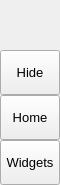
        <widget class="QFrame" name="leftMenuBg">
         <property name="minimumSize">
          <size>
           <width>60</width>
           <height>0</height>
          </size>
         </property>
         <property name="maximumSize">
          <size>
           <width>60</width>
           <height>16777215</height>
          </size>
         </property>
         <property name="frameShape">
          <enum>QFrame::NoFrame</enum>
         </property>
         <property name="frameShadow">
          <enum>QFrame::Raised</enum>
         </property>
         <layout class="QVBoxLayout" name="verticalLayout_3">
          <property name="spacing">
           <number>0</number>
          </property>
          <property name="leftMargin">
           <number>0</number>
          </property>
          <property name="topMargin">
           <number>0</number>
          </property>
          <property name="rightMargin">
           <number>0</number>
          </property>
          <property name="bottomMargin">
           <number>0</number>
          </property>
          <item>
           <widget class="QFrame" name="topLogoInfo">
            <property name="minimumSize">
             <size>
              <width>0</width>
              <height>50</height>
             </size>
            </property>
            <property name="maximumSize">
             <size>
              <width>16777215</width>
              <height>50</height>
             </size>
            </property>
            <property name="frameShape">
             <enum>QFrame::NoFrame</enum>
            </property>
            <property name="frameShadow">
             <enum>QFrame::Raised</enum>
            </property>
            <widget class="QFrame" name="topLogo">
             <property name="geometry">
              <rect>
               <x>10</x>
               <y>5</y>
               <width>42</width>
               <height>42</height>
              </rect>
             </property>
             <property name="minimumSize">
              <size>
               <width>42</width>
               <height>42</height>
              </size>
             </property>
             <property name="maximumSize">
              <size>
               <width>42</width>
               <height>42</height>
              </size>
             </property>
             <property name="frameShape">
              <enum>QFrame::NoFrame</enum>
             </property>
             <property name="frameShadow">
              <enum>QFrame::Raised</enum>
             </property>
            </widget>
            <widget class="QLabel" name="titleLeftApp">
             <property name="geometry">
              <rect>
               <x>70</x>
               <y>8</y>
               <width>160</width>
               <height>20</height>
              </rect>
             </property>
             <property name="font">
              <font>
               <family>Segoe UI Semibold</family>
               <pointsize>12</pointsize>
               <weight>8</weight>
               <italic>false</italic>
               <bold>false</bold>
              </font>
             </property>
             <property name="text">
              <string>PyDracula</string>
             </property>
             <property name="alignment">
              <set>Qt::AlignLeading|Qt::AlignLeft|Qt::AlignTop</set>
             </property>
            </widget>
            <widget class="QLabel" name="titleLeftDescription">
             <property name="geometry">
              <rect>
               <x>70</x>
               <y>27</y>
               <width>160</width>
               <height>16</height>
              </rect>
             </property>
             <property name="maximumSize">
              <size>
               <width>16777215</width>
               <height>16</height>
              </size>
             </property>
             <property name="font">
              <font>
               <family>Segoe UI</family>
               <pointsize>8</pointsize>
               <weight>50</weight>
               <italic>false</italic>
               <bold>false</bold>
              </font>
             </property>
             <property name="text">
              <string>Modern GUI / Flat Style</string>
             </property>
             <property name="alignment">
              <set>Qt::AlignLeading|Qt::AlignLeft|Qt::AlignTop</set>
             </property>
            </widget>
           </widget>
          </item>
          <item>
           <widget class="QFrame" name="leftMenuFrame">
            <property name="frameShape">
             <enum>QFrame::NoFrame</enum>
            </property>
            <property name="frameShadow">
             <enum>QFrame::Raised</enum>
            </property>
            <layout class="QVBoxLayout" name="verticalMenuLayout">
             <property name="spacing">
              <number>0</number>
             </property>
             <property name="leftMargin">
              <number>0</number>
             </property>
             <property name="topMargin">
              <number>0</number>
             </property>
             <property name="rightMargin">
              <number>0</number>
             </property>
             <property name="bottomMargin">
              <number>0</number>
             </property>
             <item>
              <widget class="QFrame" name="toggleBox">
               <property name="maximumSize">
                <size>
                 <width>16777215</width>
                 <height>45</height>
                </size>
               </property>
               <property name="frameShape">
                <enum>QFrame::NoFrame</enum>
               </property>
               <property name="frameShadow">
                <enum>QFrame::Raised</enum>
               </property>
               <layout class="QVBoxLayout" name="verticalLayout_4">
                <property name="spacing">
                 <number>0</number>
                </property>
                <property name="leftMargin">
                 <number>0</number>
                </property>
                <property name="topMargin">
                 <number>0</number>
                </property>
                <property name="rightMargin">
                 <number>0</number>
                </property>
                <property name="bottomMargin">
                 <number>0</number>
                </property>
                <item>
                 <widget class="QPushButton" name="toggleButton">
                  <property name="sizePolicy">
                   <sizepolicy hsizetype="Expanding" vsizetype="Fixed">
                    <horstretch>0</horstretch>
                    <verstretch>0</verstretch>
                   </sizepolicy>
                  </property>
                  <property name="minimumSize">
                   <size>
                    <width>0</width>
                    <height>45</height>
                   </size>
                  </property>
                  <property name="font">
                   <font>
                    <family>Segoe UI</family>
                    <pointsize>10</pointsize>
                    <weight>50</weight>
                    <italic>false</italic>
                    <bold>false</bold>
                   </font>
                  </property>
                  <property name="cursor">
                   <cursorShape>PointingHandCursor</cursorShape>
                  </property>
                  <property name="layoutDirection">
                   <enum>Qt::LeftToRight</enum>
                  </property>
                  <property name="styleSheet">
                   <string notr="true">background-image: url(:/icons/images/icons/icon_menu.png);</string>
                  </property>
                  <property name="text">
                   <string>Hide</string>
                  </property>
                 </widget>
                </item>
               </layout>
              </widget>
             </item>
             <item alignment="Qt::AlignTop">
              <widget class="QFrame" name="topMenu">
               <property name="frameShape">
                <enum>QFrame::NoFrame</enum>
               </property>
               <property name="frameShadow">
                <enum>QFrame::Raised</enum>
               </property>
               <layout class="QVBoxLayout" name="verticalLayout_8">
                <property name="spacing">
                 <number>0</number>
                </property>
                <property name="leftMargin">
                 <number>0</number>
                </property>
                <property name="topMargin">
                 <number>0</number>
                </property>
                <property name="rightMargin">
                 <number>0</number>
                </property>
                <property name="bottomMargin">
                 <number>0</number>
                </property>
                <item>
                 <widget class="QPushButton" name="btn_home">
                  <property name="sizePolicy">
                   <sizepolicy hsizetype="Expanding" vsizetype="Fixed">
                    <horstretch>0</horstretch>
                    <verstretch>0</verstretch>
                   </sizepolicy>
                  </property>
                  <property name="minimumSize">
                   <size>
                    <width>0</width>
                    <height>45</height>
                   </size>
                  </property>
                  <property name="font">
                   <font>
                    <family>Segoe UI</family>
                    <pointsize>10</pointsize>
                    <weight>50</weight>
                    <italic>false</italic>
                    <bold>false</bold>
                   </font>
                  </property>
                  <property name="cursor">
                   <cursorShape>PointingHandCursor</cursorShape>
                  </property>
                  <property name="layoutDirection">
                   <enum>Qt::LeftToRight</enum>
                  </property>
                  <property name="styleSheet">
                   <string notr="true">background-image: url(:/icons/images/icons/cil-home.png);</string>
                  </property>
                  <property name="text">
                   <string>Home</string>
                  </property>
                 </widget>
                </item>
                <item>
                 <widget class="QPushButton" name="btn_widgets">
                  <property name="sizePolicy">
                   <sizepolicy hsizetype="Expanding" vsizetype="Fixed">
                    <horstretch>0</horstretch>
                    <verstretch>0</verstretch>
                   </sizepolicy>
                  </property>
                  <property name="minimumSize">
                   <size>
                    <width>0</width>
                    <height>45</height>
                   </size>
                  </property>
                  <property name="font">
                   <font>
                    <family>Segoe UI</family>
                    <pointsize>10</pointsize>
                    <weight>50</weight>
                    <italic>false</italic>
                    <bold>false</bold>
                   </font>
                  </property>
                  <property name="cursor">
                   <cursorShape>PointingHandCursor</cursorShape>
                  </property>
                  <property name="layoutDirection">
                   <enum>Qt::LeftToRight</enum>
                  </property>
                  <property name="styleSheet">
                   <string notr="true">background-image: url(:/icons/images/icons/cil-gamepad.png);</string>
                  </property>
                  <property name="text">
                   <string>Widgets</string>
                  </property>
                 </widget>
                </item>
               </layout>
              </widget>
             </item>
             <item alignment="Qt::AlignBottom">
              <widget class="QFrame" name="bottomMenu">
               <property name="frameShape">
                <enum>QFrame::NoFrame</enum>
               </property>
               <property name="frameShadow">
                <enum>QFrame::Raised</enum>
               </property>
               <layout class="QVBoxLayout" name="verticalLayout_9">
                <property name="spacing">
                 <number>0</number>
                </property>
                <property name="leftMargin">
                 <number>0</number>
                </property>
                <property name="topMargin">
                 <number>0</number>
                </property>
                <property name="rightMargin">
                 <number>0</number>
                </property>
                <property name="bottomMargin">
                 <number>0</number>
                </property>
               </layout>
              </widget>
             </item>
            </layout>
           </widget>
          </item>
         </layout>
        </widget>
